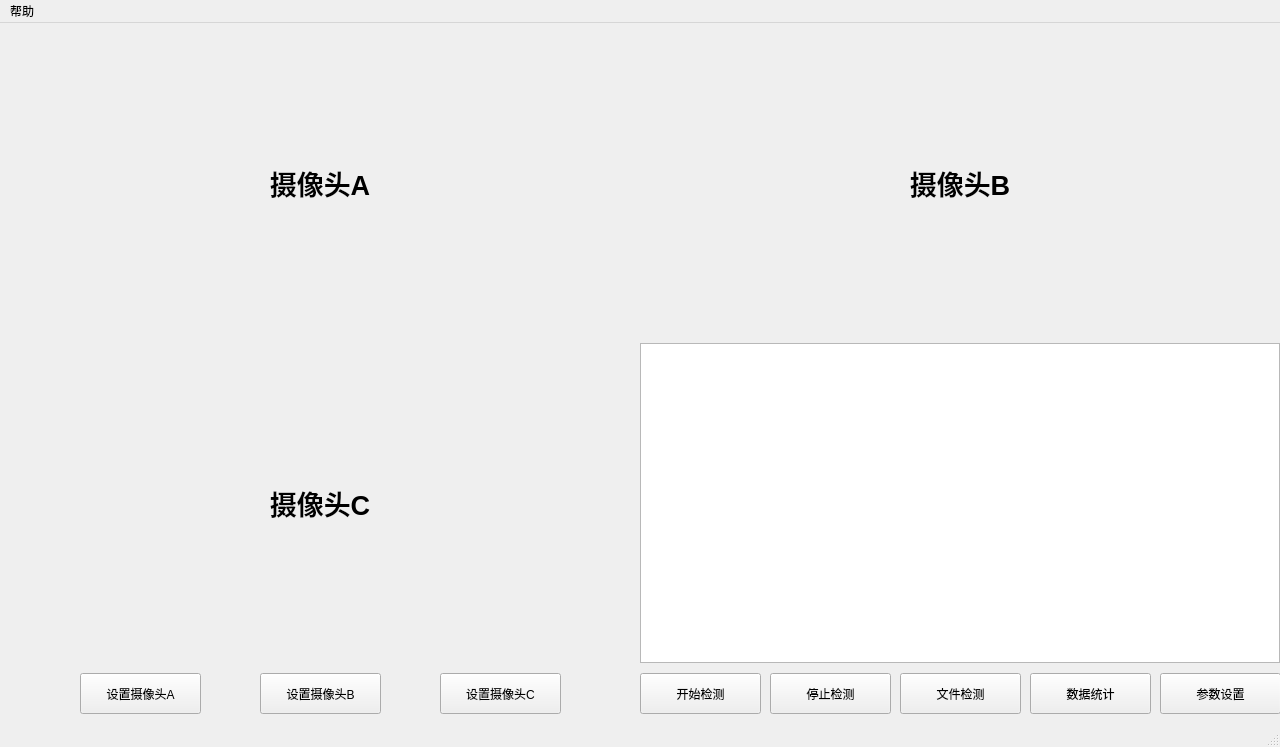
<?xml version="1.0" encoding="UTF-8"?>
<ui version="4.0">
 <class>MainWindow</class>
 <widget class="QMainWindow" name="MainWindow">
  <property name="geometry">
   <rect>
    <x>0</x>
    <y>0</y>
    <width>1280</width>
    <height>747</height>
   </rect>
  </property>
  <property name="windowTitle">
   <string>布匹瑕疵检测系统</string>
  </property>
  <property name="windowIcon">
   <iconset>
    <normaloff>Icons/MainForm.png</normaloff>Icons/MainForm.png</iconset>
  </property>
  <widget class="QWidget" name="centralwidget">
   <widget class="QLabel" name="CameraA">
    <property name="geometry">
     <rect>
      <x>0</x>
      <y>0</y>
      <width>640</width>
      <height>320</height>
     </rect>
    </property>
    <property name="font">
     <font>
      <family>MS Sans Serif</family>
      <pointsize>20</pointsize>
      <weight>75</weight>
      <italic>false</italic>
      <bold>true</bold>
      <underline>false</underline>
      <strikeout>false</strikeout>
      <kerning>true</kerning>
     </font>
    </property>
    <property name="contextMenuPolicy">
     <enum>Qt::PreventContextMenu</enum>
    </property>
    <property name="layoutDirection">
     <enum>Qt::LeftToRight</enum>
    </property>
    <property name="text">
     <string>摄像头A</string>
    </property>
    <property name="textFormat">
     <enum>Qt::AutoText</enum>
    </property>
    <property name="scaledContents">
     <bool>false</bool>
    </property>
    <property name="alignment">
     <set>Qt::AlignCenter</set>
    </property>
   </widget>
   <widget class="QLabel" name="CameraB">
    <property name="geometry">
     <rect>
      <x>640</x>
      <y>0</y>
      <width>640</width>
      <height>320</height>
     </rect>
    </property>
    <property name="font">
     <font>
      <family>MS Sans Serif</family>
      <pointsize>20</pointsize>
      <weight>75</weight>
      <italic>false</italic>
      <bold>true</bold>
      <underline>false</underline>
      <strikeout>false</strikeout>
      <kerning>true</kerning>
     </font>
    </property>
    <property name="contextMenuPolicy">
     <enum>Qt::PreventContextMenu</enum>
    </property>
    <property name="layoutDirection">
     <enum>Qt::LeftToRight</enum>
    </property>
    <property name="text">
     <string>摄像头B</string>
    </property>
    <property name="textFormat">
     <enum>Qt::AutoText</enum>
    </property>
    <property name="scaledContents">
     <bool>false</bool>
    </property>
    <property name="alignment">
     <set>Qt::AlignCenter</set>
    </property>
   </widget>
   <widget class="QLabel" name="CameraC">
    <property name="geometry">
     <rect>
      <x>0</x>
      <y>320</y>
      <width>640</width>
      <height>320</height>
     </rect>
    </property>
    <property name="font">
     <font>
      <family>MS Sans Serif</family>
      <pointsize>20</pointsize>
      <weight>75</weight>
      <italic>false</italic>
      <bold>true</bold>
      <underline>false</underline>
      <strikeout>false</strikeout>
      <kerning>true</kerning>
     </font>
    </property>
    <property name="contextMenuPolicy">
     <enum>Qt::PreventContextMenu</enum>
    </property>
    <property name="layoutDirection">
     <enum>Qt::LeftToRight</enum>
    </property>
    <property name="text">
     <string>摄像头C</string>
    </property>
    <property name="textFormat">
     <enum>Qt::AutoText</enum>
    </property>
    <property name="scaledContents">
     <bool>false</bool>
    </property>
    <property name="alignment">
     <set>Qt::AlignCenter</set>
    </property>
   </widget>
   <widget class="QTableView" name="tV_info">
    <property name="geometry">
     <rect>
      <x>640</x>
      <y>320</y>
      <width>640</width>
      <height>320</height>
     </rect>
    </property>
    <property name="cursor" stdset="0">
     <cursorShape>ArrowCursor</cursorShape>
    </property>
   </widget>
   <widget class="QPushButton" name="PB_start">
    <property name="geometry">
     <rect>
      <x>640</x>
      <y>650</y>
      <width>121</width>
      <height>41</height>
     </rect>
    </property>
    <property name="text">
     <string>开始检测</string>
    </property>
   </widget>
   <widget class="QPushButton" name="PB_end">
    <property name="geometry">
     <rect>
      <x>770</x>
      <y>650</y>
      <width>121</width>
      <height>41</height>
     </rect>
    </property>
    <property name="text">
     <string>停止检测</string>
    </property>
   </widget>
   <widget class="QPushButton" name="PB_picture">
    <property name="geometry">
     <rect>
      <x>900</x>
      <y>650</y>
      <width>121</width>
      <height>41</height>
     </rect>
    </property>
    <property name="text">
     <string>文件检测</string>
    </property>
   </widget>
   <widget class="QPushButton" name="PB_statistics">
    <property name="geometry">
     <rect>
      <x>1030</x>
      <y>650</y>
      <width>121</width>
      <height>41</height>
     </rect>
    </property>
    <property name="text">
     <string>数据统计</string>
    </property>
   </widget>
   <widget class="QPushButton" name="PB_settings">
    <property name="geometry">
     <rect>
      <x>1160</x>
      <y>650</y>
      <width>121</width>
      <height>41</height>
     </rect>
    </property>
    <property name="text">
     <string>参数设置</string>
    </property>
   </widget>
   <widget class="QPushButton" name="PB_CamAsettings">
    <property name="geometry">
     <rect>
      <x>80</x>
      <y>650</y>
      <width>121</width>
      <height>41</height>
     </rect>
    </property>
    <property name="text">
     <string>设置摄像头A</string>
    </property>
   </widget>
   <widget class="QPushButton" name="PB_CamBsettings">
    <property name="geometry">
     <rect>
      <x>260</x>
      <y>650</y>
      <width>121</width>
      <height>41</height>
     </rect>
    </property>
    <property name="text">
     <string>设置摄像头B</string>
    </property>
   </widget>
   <widget class="QPushButton" name="PB_CamCsettings">
    <property name="geometry">
     <rect>
      <x>440</x>
      <y>650</y>
      <width>121</width>
      <height>41</height>
     </rect>
    </property>
    <property name="text">
     <string>设置摄像头C</string>
    </property>
   </widget>
  </widget>
  <widget class="QMenuBar" name="menubar">
   <property name="geometry">
    <rect>
     <x>0</x>
     <y>0</y>
     <width>1280</width>
     <height>26</height>
    </rect>
   </property>
   <widget class="QMenu" name="menu">
    <property name="title">
     <string>帮助</string>
    </property>
    <addaction name="User"/>
   </widget>
   <addaction name="menu"/>
  </widget>
  <widget class="QStatusBar" name="statusbar"/>
  <action name="actionsetA">
   <property name="text">
    <string>setA</string>
   </property>
  </action>
  <action name="User">
   <property name="text">
    <string>用户手册</string>
   </property>
  </action>
 </widget>
 <resources/>
 <connections/>
</ui>
